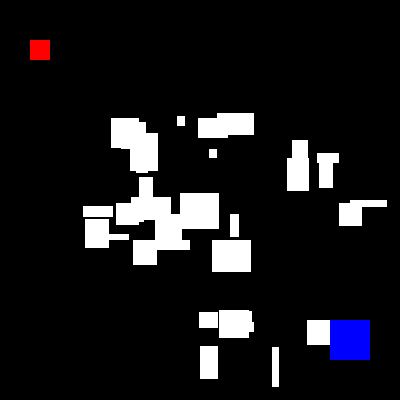
#> input picture Path-Traversal/maze.png, 400 x 400 px
$ python dijkstraTraversal.py
#> lines starting #> are read from the running program, lines starting #| are printed output that depends on the picture; after the words box and inside, x2 and y2 are one past the last pixel; in counts of white or black regions, pixels touching at a corner belong together
import cv2
import numpy as np

#define basic colors
red = (0, 0, 255)
green = (0, 255, 0)
blue = (255, 0, 0)
white = (255, 255, 255)
black = (0, 0, 0)

img = cv2.imread('maze.png',1)
#> img is the input picture: shape (400, 400, 3); mean B, G, R 27, 24.5, 25.1
img = cv2.resize(img,(50,50))
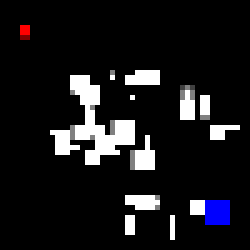
#> img: shape (50, 50, 3) (shown 5 times larger); mean B, G, R 26.7, 24.2, 24.7
n,m,l = img.shape
#> n = 50; m = 50; l = 3

def find_dist(point, current):
    return (point[0] - current[0])**2 + (point[1] - current[1])**2
    #Since we dont need the exact distance, we will keep it as square itself

def inRange(img,point):
    #checks if point is within the range of the image's dimensions
    if point[0]>=0 and point[0]<img.shape[0] and point[1]>=0 and point[1]<img.shape[1]:
        return True
    else:
        return False

def dj(img, start, end):
    #Note that in djikstra algorithm in image, the cost corresponds to distance between two pixels
    global n,m,l
    dist = np.full((n,m),fill_value = np.inf) #Stores distances of each pixel from start
    dist[start] = 0
    parent = np.zeros((n,m,2)) #Stores x and y coordinates of parent, hence it has 3 dimensions
    visited = np.zeros((n,m)) #Stores whether a pixel has been visited or not
    visited[start] = 1
    current = start
    while current!=end:
        visited[current]=1
        for i in range(-1,2): #-1,-0,1
            for j in range(-1,2): #-1,-0,1
                point = (current[0]+i,current[1]+j)
                if inRange(img,point) and visited[point]==0 and not(img[point][1]==white[1] and img[point][2]==white[2]):
                    if dist[point]>dist[current]+find_dist(point,current):
                        dist[point] = dist[current]+find_dist(point,current)
                        parent[point[0],point[1],0] = current[0]
                        parent[point[0],point[1],1] = current[1]

        #Finding the node with minimum distance, which will become the next node from which we check
        min = np.inf
        for i in range(n):
            for j in range(m):
                if dist[i,j] < min and visited[i,j] == 0:
                    min = dist[i,j]
                    current = (i,j)

    #now we will get the shortest path from the parent list
    curr_node = end
    shortest_path = []
    while curr_node!=start:
        shortest_path.append(curr_node)
        pair = int(parent[curr_node[0],curr_node[1],0]),int(parent[curr_node[0],curr_node[1],1])
        curr_node = (pair[0],pair[1])

    shortest_path.append(start)
    shortest_path.reverse()
    return shortest_path

cv2.namedWindow('image',cv2.WINDOW_NORMAL)
cv2.imshow('image',img.astype(np.uint8))

#get starting and ending positions: red = start, blue = end
flag1 = flag2 = True
for i in range(n):
    for j in range(m):
        if flag1:
            if(img[i,j]==red).all():
                st = (i,j)
                flag1 = False
        if flag2:
            if(img[i,j]==blue).all():
                en = (i,j)
                flag2 = False
#> after the loop, en = (40, 41); flag1 = False; flag2 = False; st = (5, 4)

img1=img
shortest_path = dj(img1, st, en)
#> after the loop in dj, `while current!=end:`:
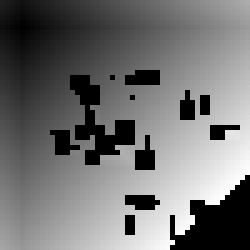
#> dist: shape (50, 50) float64 (shown 5 times larger); 14.28% of the values are NaN or infinite; the others: min 0, max 74, mean 38.44; drawn with min black, max white, NaN and infinite black
#> after the loop in dj, `while current!=end:`:
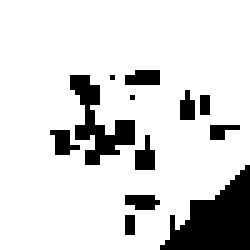
#> visited: shape (50, 50) float64 (shown 5 times larger); values 0 (black) and 1 (white), 84.6% white; 12 black regions (10 under 20 px), largest, box (x1, y1, x2, y2) and area: (32, 33, 50, 50) 173, (14, 15, 27, 33) 94
#> shortest_path = 40 pairs, first value 5 to 40, second value 4 to 41
for coordinate in shortest_path:
    img1[coordinate] = green
#> this loop made 40 passes
#> coordinate on passes 1 to 12: (5, 4), (5, 5), (5, 6), (5, 7), (5, 8), (6, 9), (7, 10), (8, 11), (9, 12), (10, 13), (11, 14), (12, 15)
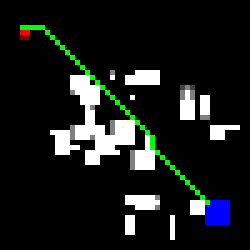
#> img1: shape (50, 50, 3) (shown 5 times larger); 1.6% of pixels changed, all inside (x1, y1, x2, y2) = (4, 5, 42, 41)

cv2.namedWindow('path',cv2.WINDOW_NORMAL)
cv2.imshow('path',img1.astype(np.uint8))

cv2.waitKey(0)
cv2.destroyAllWindows()
